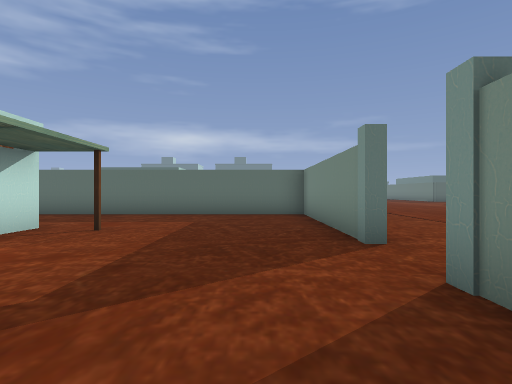
view 1 (above)

12 first-person views from a walk through a 3-D level made in the Godot game engine. The camera is 1.3 m above the floor, looks level and sees 80° across. The floor is counted in squares, 2 m on a side. Each view is taken from the middle of a square. On the plan, view 1 faces up. The plan holds only what a view shows up to about 10 squares ahead; the rest is blank. The place goes on beyond the plan. Characters and animated objects are left out. Door leaves are left out where a doorway can be walked through.

view 2
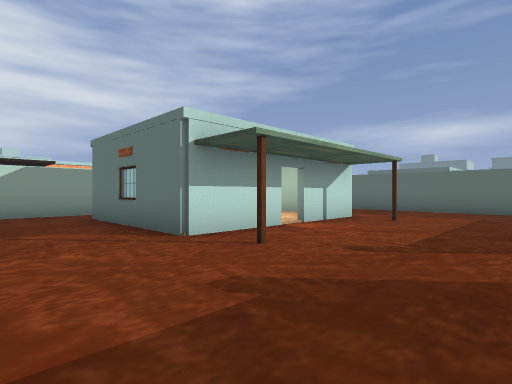

view 3
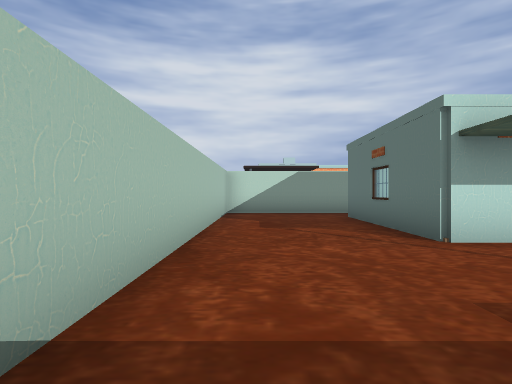

view 4
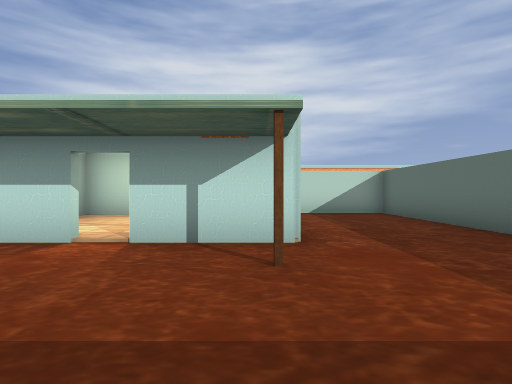

view 5
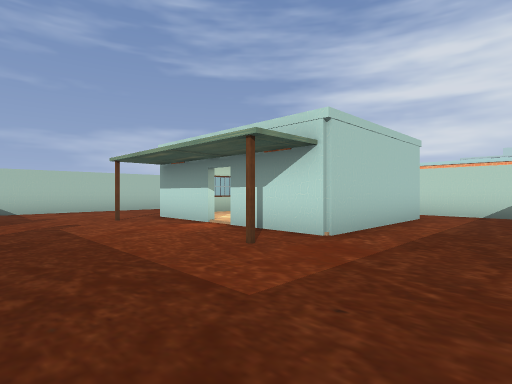

view 6
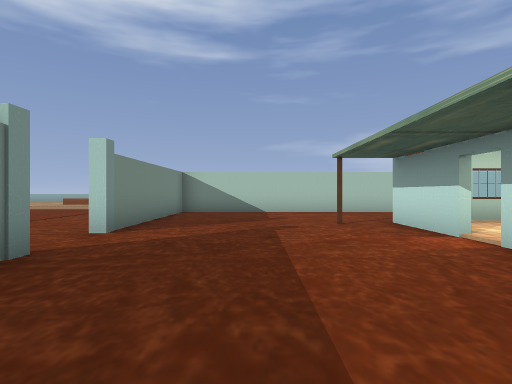

view 7
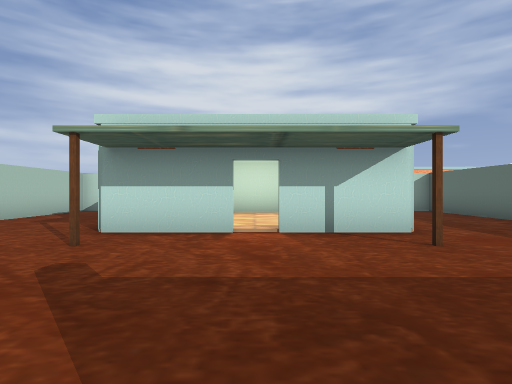

view 8
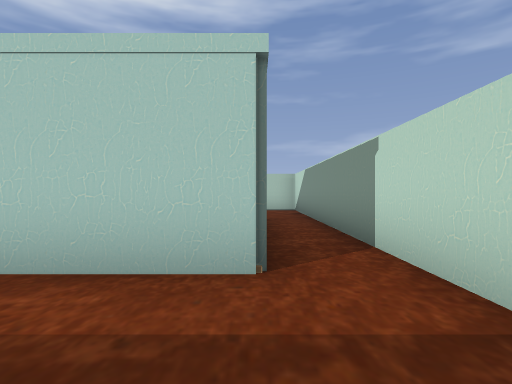

view 9
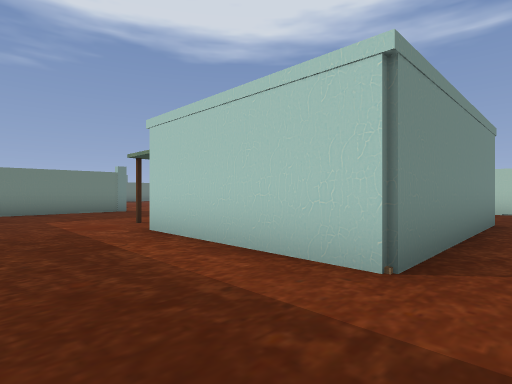

view 10
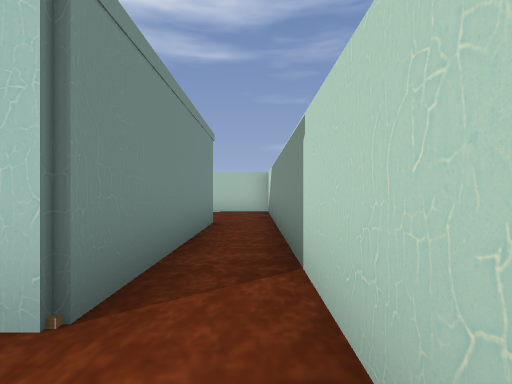

view 11
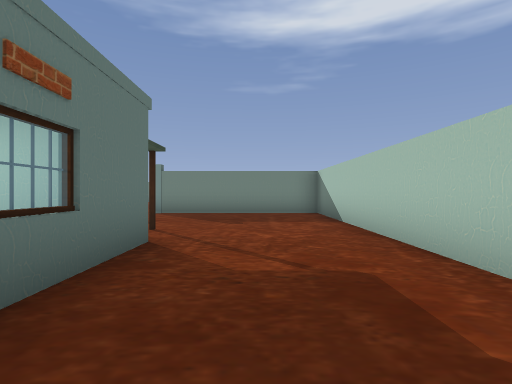

view 12
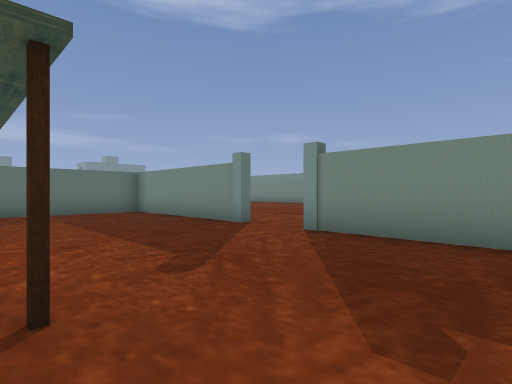

### Floor plan
Points are (right, up) in squares from view 1. A wall is a line through its corners. A room is listed if a view was taken in it or the views show most of it. See-through windows are left out.
Room 1 (views 1, 2, 3, 4, 5, 6, 7, 8, 9, 10, 11, 12)
walls: (-3.9, 2.6) (-3.9, 0.4) (-8.1, 0.4) (-8.1, 5.6) (-3.9, 5.6) (-3.9, 3.4); (1.4, 4.4) (1.4, 8.9) (-9.4, 8.9) (-9.4, -2.9) (1.4, -2.9) (1.4, 1.6)
ways out: opening at (-4, 3) to room 2
objects: pillar (1, 2); pillar (1, 4)
Room 2 (no view inside)
walls: (-7.9, 3.8) (-7.9, 0.6) (-5.5, 0.6); (-4.1, 1.5) (-4.1, 2.4); (-5.6, 5.4) (-6.2, 5.4)
ways out: opening at (-4, 3) to room 1

Positions as (right, up) in squares from view 1, and headings:
1: (0, 0), facing up
2: (0, -2), facing up-left
3: (0, -2), facing left
4: (0, 5), facing left
5: (0, 8), facing down-left
6: (-1, 7), facing down
7: (1, 3), facing left
8: (-8, 8), facing down
9: (-9, 8), facing down-right
10: (-9, 7), facing down
11: (-8, -1), facing right
12: (-3, -1), facing up-right
